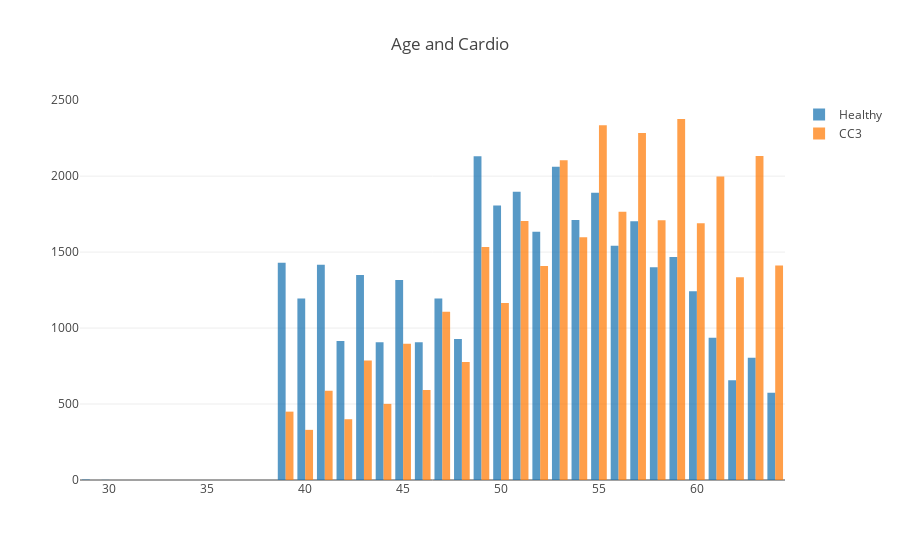

Notebook code cell kept with this figure:
### Code cell
trace0 = go.Histogram(
    x=train[train['cardio'] == 0].age_years,
    opacity=0.75,
    name='Healthy'
)

trace1 = go.Histogram(
    x=train[train['cardio'] == 1].age_years,
    opacity=0.75,
    name='CC3'
)

data = [trace0, trace1]
layout = {'title': 'Age and Cardio'}

fig = go.Figure(data=data, layout=layout)

iplot(fig, show_link=False)

### Figure 1 — Plotly figure (JSON) as saved in the notebook; plotly's stock layout.template omitted (floating-point values rounded to 4 significant figures; data arrays with more than 128 entries replaced by an {"elided": "..."} marker saying what was removed)
{"data": [{"name": "Healthy", "opacity": 0.75, "type": "histogram", "x": {"elided": "35021 int values"}}, {"name": "CC3", "opacity": 0.75, "type": "histogram", "x": {"elided": "34979 int values"}}], "layout": {"title": "Age and Cardio"}}
